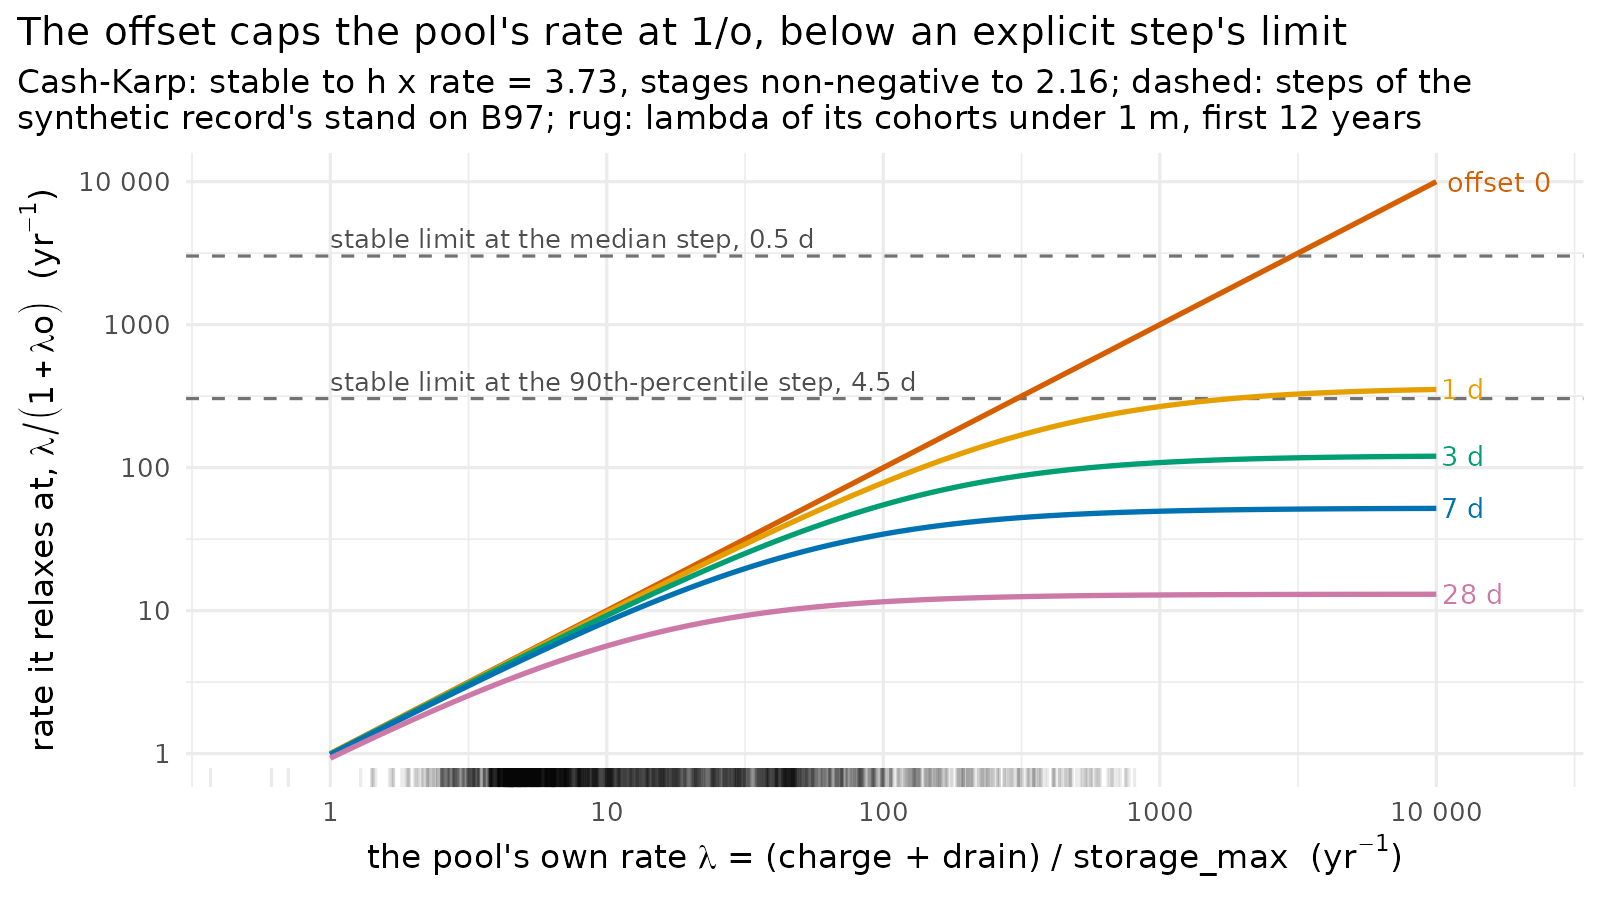

Write the R code that produced this figure.
# plant-113: the rate the storage pool relaxes at, lambda/(1 + lambda o), against
# its own rate lambda, for several offsets o, with the largest rate an explicit
# Cash-Karp step of size h keeps stable (|R(-h rate)| <= 1 to h rate = 3.73) at
# the synthetic run's median and 90th-percentile accepted step (offset-run.csv,
# B97, offset 7 d). The rug is the lambda of every cohort under 1 m at each
# stop of the first 12 years of that run (relax-run.csv). Writes relax.csv.
library(ggplot2)
here <- "/home/user/plant-dev/docs/prs/v2/figures/plant-113"
A <- matrix(0, 6, 6); A[2, 1] <- 1/5; A[3, 1:2] <- c(3/40, 9/40)
A[4, 1:3] <- c(3/10, -9/10, 6/5); A[5, 1:4] <- c(-11/54, 5/2, -70/27, 35/27)
A[6, 1:5] <- c(1631/55296, 175/512, 575/13824, 44275/110592, 253/4096)
b <- c(37/378, 0, 250/621, 125/594, 0, 512/1771)
R <- function(z) 1 + z * sum(b * solve(diag(6) - z * A, rep(1, 6)))
y <- seq(0, 6, by = 1e-4)
limit <- y[which(abs(vapply(-y, R, 0)) > 1)[1] - 1]
stage_ok <- y[which(vapply(-y, function(z) min(solve(diag(6) - z * A, rep(1, 6))), 0) < 0)[1] - 1]
runs <- read.csv(file.path(here, "offset-run.csv"))
s7 <- runs[runs$scenario == "synthetic" & runs$offset_days %in% 7, ][1, ]
steps <- c(median = s7$median_step_d, p90 = s7$p90_step_d)
lam <- 10^seq(0, 4, length.out = 400)
curves <- do.call(rbind, lapply(c(0, 1, 3, 7, 28), function(o)
  data.frame(offset_days = o, lambda = lam, rate = lam / (1 + lam * o / 365))))
write.csv(curves, file.path(here, "relax.csv"), row.names = FALSE)
seen <- read.csv(file.path(here, "relax-run.csv"))
hl <- data.frame(h = steps, rate = limit * 365 / steps,
                 label = sprintf("stable limit at the %s step, %.1f d", c("median", "90th-percentile"), steps))
ends <- curves[curves$lambda == max(lam), ]
ends$label <- ifelse(ends$offset_days == 0, "offset 0", sprintf("%g d", ends$offset_days))
pal <- c("0" = "#D55E00", "1" = "#E69F00", "3" = "#009E73", "7" = "#0072B2", "28" = "#CC79A7")
p <- ggplot(curves, aes(lambda, rate, colour = factor(offset_days))) +
  geom_hline(data = hl, aes(yintercept = rate), linetype = 2, colour = "grey45") +
  geom_text(data = hl, aes(x = 1, y = rate, label = label), inherit.aes = FALSE,
            hjust = 0, vjust = -0.4, size = 3.3, colour = "grey30") +
  geom_line(linewidth = 0.9) +
  geom_rug(data = seen, aes(x = lambda), inherit.aes = FALSE, sides = "b", alpha = 0.08,
           length = unit(0.03, "npc")) +
  geom_text(data = ends, aes(label = label), hjust = -0.1, size = 3.5, show.legend = FALSE) +
  scale_x_log10(breaks = 10^(0:4), labels = c("1", "10", "100", "1000", "10 000"),
                expand = expansion(mult = c(0.02, 0.12))) +
  scale_y_log10(breaks = 10^(0:4), labels = c("1", "10", "100", "1000", "10 000")) +
  scale_colour_manual(values = pal, guide = "none") +
  labs(x = expression("the pool's own rate " * lambda * " = (charge + drain) / storage_max  (yr"^-1*")"),
       y = expression("rate it relaxes at, " * lambda / (1 + lambda * o) * "  (yr"^-1*")"),
       title = "The offset caps the pool's rate at 1/o, below an explicit step's limit",
       subtitle = sprintf(paste("Cash-Karp: stable to h x rate = %.2f, stages non-negative to %.2f; dashed: steps of the",
                                "\nsynthetic record's stand on B97; rug: lambda of its cohorts under 1 m, first 12 years"),
                          limit, stage_ok)) +
  theme_minimal(base_size = 12) + theme(plot.background = element_rect(fill = "white", colour = NA), plot.title.position = "plot")
ragg::agg_png(file.path(here, "relax.png"), width = 8, height = 4.5, units = "in", res = 200)
print(p); invisible(dev.off())
cat(sprintf("limit %.4f, stages %.4f; steps %s d; lambda quantiles 50/90/99/max %s\n", limit, stage_ok,
            paste(sprintf("%.2f", steps), collapse = "/"),
            paste(sprintf("%.0f", quantile(seen$lambda, c(.5, .9, .99, 1))), collapse = "/")))
